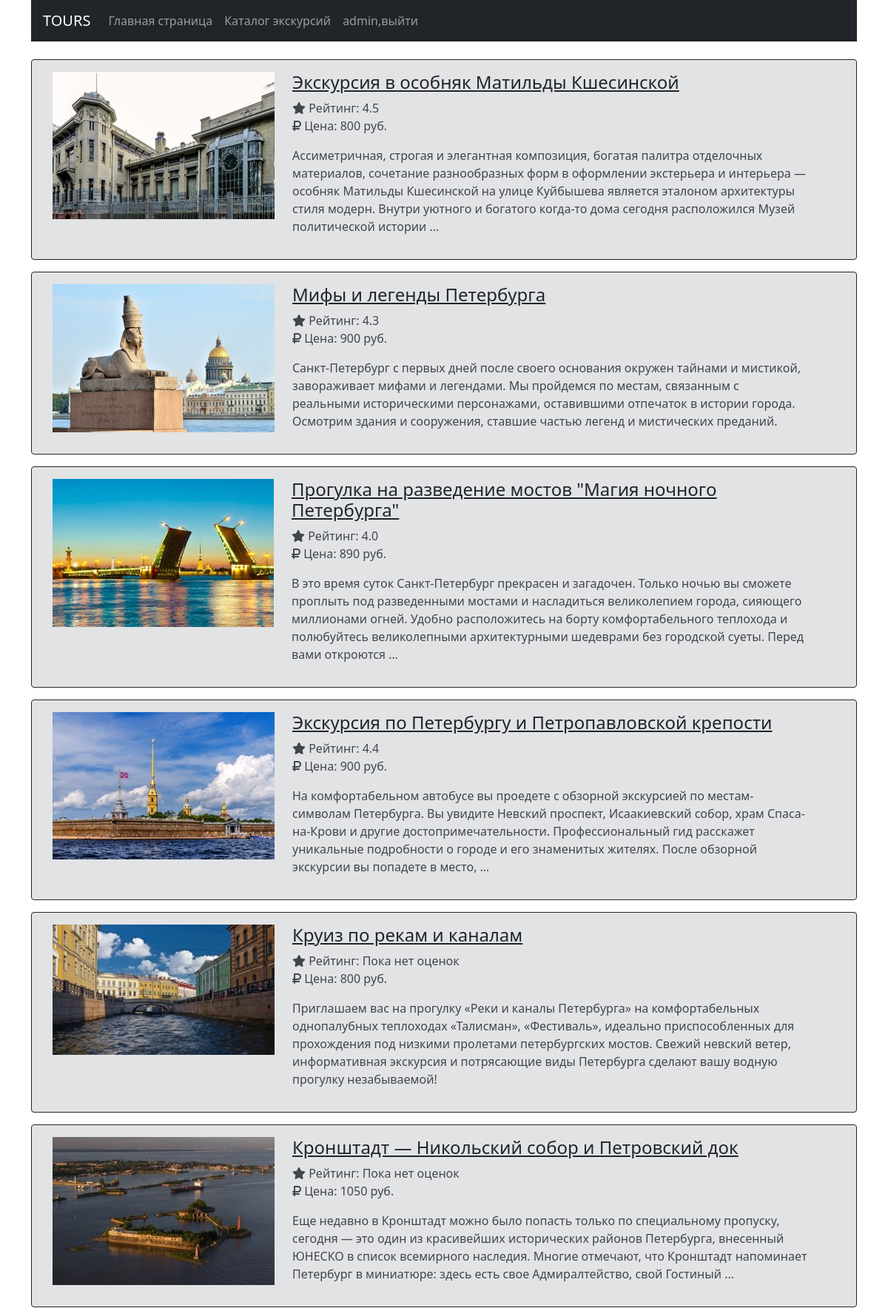
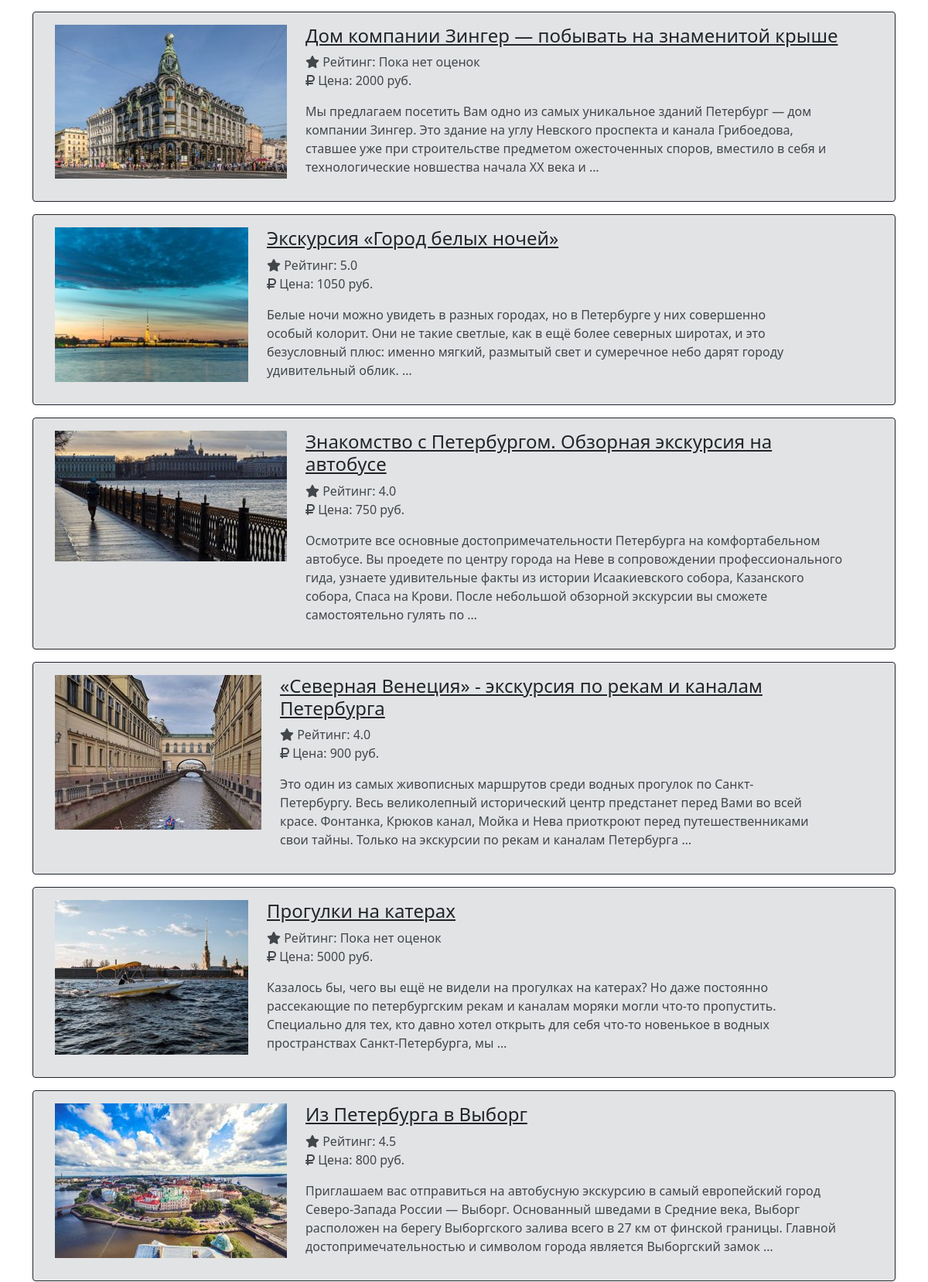
The app's page /catalog (signed in, upper part) with its own data (2 pictures, top to bottom).
### main/models.py (models this page shows, shortened)
class Tour(models.Model):
    title = models.CharField('Название', max_length=100)
    description = models.TextField('Описание', blank=True, null=True)
    rating=models.FloatField(blank=True,null=True, default=0)
    slug = models.SlugField(max_length=200, db_index=True)
    image = models.ImageField(upload_to='media', blank=True, null=True)
    thumbnail = models.ImageField(upload_to='media', blank=True, null=True)
    price=models.CharField('Цена', max_length=30, blank=True, null=True, default=0)
    guide = models.ForeignKey(Guide, on_delete=models.SET_NULL, blank=True, null=True, related_name='tours')
    view=models.IntegerField(default=0)
    type=models.CharField(max_length=100, blank=True, null=True)
    duration=models.CharField(max_length=50, blank=True, null=True)
    group=models.CharField(max_length=100, blank=True, null=True)
    def get_absolute_url(self):
        return reverse('tourpage', args=[self.slug, self.id])
    class Meta:
        index_together = (('id', 'slug'),)
        verbose_name="Экскурсия"
        verbose_name_plural="Экскурсии"
    def get_rating(self):
        total=sum(int(rating['rating']) for rating in self.ratings.values())
        if self.ratings.count()>0:
            return total/self.ratings.count()
        else:
            return 0
    def get_thumbnail(self):
        if self.thumbnail:
            return self.thumbnail.url

### main/views.py (the view)
# urls.py: path('catalog', views.tour_cat, name='tour_cat'),
def tour_cat(req):
    tours = Tour.objects.all().order_by('-view')
    context = {'tours': tours}
    return render(req, 'main/tour_cat.html', context)

### main/templates/main/tour_cat.html (shortened to what this page needs)
{% extends 'main/base.html' %}
{% block content %}
    {% for el in tours %}
        <div class="alert alert-secondary border border-dark">
            <div class="container">
                <div class="row">
                    <div class="col-md-auto">
                        <img src="{{ el.get_thumbnail }}" alt="" >
                    </div>
                    <div class="col-md-8">
                        <a href="{{ el.get_absolute_url }}" class="link-dark">
                            <h4>{{ el.title }}</h4>
                        </a>
                        <ul class="list-unstyled">
                            <li><i class="fas fa-star"></i>
                                Рейтинг:
                                {% if el.get_rating == 0 %}Пока нет оценок{% else %}
                                    {{ el.get_rating|floatformat:1 }}{% endif %}</li>
                            <li>
                                <i class="fas fa-ruble-sign"></i>
                                Цена:
                                {{ el.price }} руб.
                            </li>
                        </ul>
                        <p class="font-weight-light">{{ el.description |truncatewords:40 }}</p>
                    </div>
                </div>
            </div>
        </div>
    {% endfor %}
{% endblock %}

### main/templates/main/base.html (shortened to what this page needs)
{% load bootstrap4 %}
{% bootstrap_css %}
{% load static %}
<!DOCTYPE html>
<html lang="ru">
<head>
    <link href="https://cdn.jsdelivr.net/npm/bootstrap@5.0.1/dist/css/bootstrap.min.css" rel="stylesheet"
>
</head>
<body>
<div class="container">
    <nav class="navbar navbar-expand-lg navbar-dark bg-dark">
        <div class="collapse navbar-collapse" id="navbarTogglerDemo02">
            <ul class="navbar-nav mr-auto mt-2 mt-lg-0">
                <a class="navbar-brand" style="color: #ffffff !important" href="{% url 'mainpage' %}">TOURS</a>
                <li class="nav-item">
                    <a class="nav-link" href="{% url 'mainpage' %}">Главная страница</a></li>
                <li class="nav-item">
                    <a class="nav-link" href="{% url 'tour_cat' %}">Каталог экскурсий</a></li>
                {% if request.user.is_authenticated %}
                    <li class="nav-item">
                        <a class="nav-link" href="{% url 'logout' %}">{{ request.user }},выйти </a></li>
                {% else %}
                    <li class="nav-item">
                        <a class="nav-link" id="signup-btn" href="{% url 'register' %}">Зарегистрироваться</a></li>
                    <li class="nav-item">
                        <a class="nav-link" id="login-btn" href="{% url 'login' %}">Войти</a></li>
                {% endif %}
            </ul>
        </div>
    </nav>
    <br/>
        {% block content %}
        {% endblock %}
    </div>
    <br>
</body>
</html>

### records on screen
Tour: get_thumbnail (picture), title "Экскурсия в особняк Матильды Кшесинской", get_rating "4.5", price "800", description "Ассиметричная, строгая и элегантная композиция, богатая палитра отделочных материалов, сочетание разнообразных форм в оформлении экстерьера и интерьера — особняк Матильды Кшесинской на улице Куйбышева является эталоном архитектуры стиля модерн. Внутри уютного и богатого когда-то дома сегодня расположился Музей политической истории …"
Tour: get_thumbnail (picture), title "Мифы и легенды Петербурга", get_rating "4.3", price "900", description "Санкт-Петербург с первых дней после своего основания окружен тайнами и мистикой, завораживает мифами и легендами. Мы пройдемся по местам, связанным с реальными историческими персонажами, оставившими отпечаток в истории города. Осмотрим здания и сооружения, ставшие частью легенд и мистических преданий."
Tour: get_thumbnail (picture), title "Прогулка на разведение мостов \"Магия ночного Петербурга\"", get_rating "4.0", price "890", description "В это время суток Санкт-Петербург прекрасен и загадочен. Только ночью вы сможете проплыть под разведенными мостами и насладиться великолепием города, сияющего миллионами огней. Удобно расположитесь на борту комфортабельного теплохода и полюбуйтесь великолепными архитектурными шедеврами без городской суеты. Перед вами откроются …"
Tour: get_thumbnail (picture), title "Экскурсия по Петербургу и Петропавловской крепости", get_rating "4.4", price "900", description "На комфортабельном автобусе вы проедете с обзорной экскурсией по местам-символам Петербурга. Вы увидите Невский проспект, Исаакиевский собор, храм Спаса-на-Крови и другие достопримечательности. Профессиональный гид расскажет уникальные подробности о городе и его знаменитых жителях. После обзорной экскурсии вы попадете в место, …"
Tour: get_thumbnail (picture), title "Круиз по рекам и каналам", shows "Пока нет оценок", price "800", description "Приглашаем вас на прогулку «Реки и каналы Петербурга» на комфортабельных однопалубных теплоходах «Талисман», «Фестиваль», идеально приспособленных для прохождения под низкими пролетами петербургских мостов. Свежий невский ветер, информативная экскурсия и потрясающие виды Петербурга сделают вашу водную прогулку незабываемой!"
Tour: get_thumbnail (picture), title "Кронштадт — Никольский собор и Петровский док", shows "Пока нет оценок", price "1050", description "Еще недавно в Кронштадт можно было попасть только по специальному пропуску, сегодня — это один из красивейших исторических районов Петербурга, внесенный ЮНЕСКО в список всемирного наследия. Многие отмечают, что Кронштадт напоминает Петербург в миниатюре: здесь есть свое Адмиралтейство, свой Гостиный …"
Tour: get_thumbnail (picture), title "Дом компании Зингер — побывать на знаменитой крыше", shows "Пока нет оценок", price "2000", description "Мы предлагаем посетить Вам одно из самых уникальное зданий Петербург — дом компании Зингер. Это здание на углу Невского проспекта и канала Грибоедова, ставшее уже при строительстве предметом ожесточенных споров, вместило в себя и технологические новшества начала XX века и …"
Tour: get_thumbnail (picture), title "Экскурсия «Город белых ночей»", get_rating "5.0", price "1050", description "Белые ночи можно увидеть в разных городах, но в Петербурге у них совершенно особый колорит. Они не такие светлые, как в ещё более северных широтах, и это безусловный плюс: именно мягкий, размытый свет и сумеречное небо дарят городу удивительный облик. …"
Tour: get_thumbnail (picture), title "Знакомство с Петербургом. Обзорная экскурсия на автобусе", get_rating "4.0", price "750", description "Осмотрите все основные достопримечательности Петербурга на комфортабельном автобусе. Вы проедете по центру города на Неве в сопровождении профессионального гида, узнаете удивительные факты из истории Исаакиевского собора, Казанского собора, Спаса на Крови. После небольшой обзорной экскурсии вы сможете самостоятельно гулять по …"
Tour: get_thumbnail (picture), title "«Северная Венеция» - экскурсия по рекам и каналам Петербурга", get_rating "4.0", price "900", description "Это один из самых живописных маршрутов среди водных прогулок по Санкт-Петербургу. Весь великолепный исторический центр предстанет перед Вами во всей красе. Фонтанка, Крюков канал, Мойка и Нева приоткроют перед путешественниками свои тайны. Только на экскурсии по рекам и каналам Петербурга …"
Tour: get_thumbnail (picture), title "Прогулки на катерах", shows "Пока нет оценок", price "5000", description "Казалось бы, чего вы ещё не видели на прогулках на катерах? Но даже постоянно рассекающие по петербургским рекам и каналам моряки могли что-то пропустить. Специально для тех, кто давно хотел открыть для себя что-то новенькое в водных пространствах Санкт-Петербурга, мы …"
Tour: get_thumbnail (picture), title "Из Петербурга в Выборг", get_rating "4.5", price "800", description "Приглашаем вас отправиться на автобусную экскурсию в самый европейский город Северо-Запада России — Выборг. Основанный шведами в Средние века, Выборг расположен на берегу Выборгского залива всего в 27 км от финской границы. Главной достопримечательностью и символом города является Выборгский замок …"

### other values on screen
{{ request.user }} "admin"
